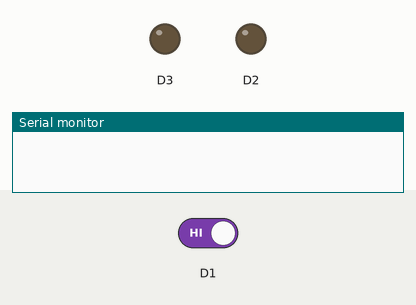
Simulated run of this sketch. Board: ESP8266 (NodeMCU). Parts: output pins drawn as LEDs (lit = HIGH), the last lines printed to the serial monitor. The test bench sets the inputs (shaded band); at power-on: D1 HIGH. WiFi joins after 1.5 s; servers stay silent unless stated.

Above: at 3.0 s.
3.1 s: D1 driven LOW
At 7.7 s:
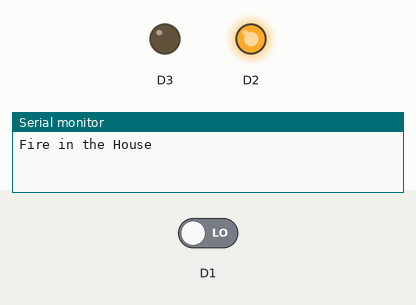
Timing chart, 0 to 9.2 s (numbered marks = the images above; inputs shaded):
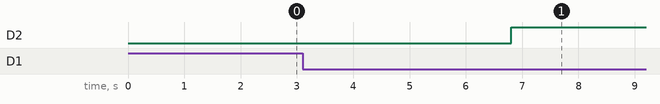

The sketch:

fire_alarm.ino
```cpp
// konfigurasi template_id, template_name, dan auth_token yang didapatkan dari blynk
#define BLYNK_TEMPLATE_ID "TMPL6ctN0NurV"
#define BLYNK_TEMPLATE_NAME "Fire Alert Notification"
#define BLYNK_AUTH_TOKEN "lmfSYKCiLYs3FluEN1h1J9-BLSVpsPgT"

// konfigurasi serial print untuk menampilkan teks di layar dan modul wifi pada esp8266 untuk melakukan koneksi internet
#define BLYNK_PRINT Serial
#include <ESP8266WiFi.h>
#include <BlynkSimpleEsp8266.h>

// Konfigurasi token autentikasi Blynk, wifi ssid, dan password wifi
char auth[] = BLYNK_AUTH_TOKEN;
char ssid[] = "Xiaomay";  // type your wifi name
char pass[] = "12345678";  // type your wifi password

// Instansiasi Blynk Timer
BlynkTimer timer;
int flag=0;

// BLYNK_WRITE(V1) // this command is listening when something is written to V1
// {
//   int pinValue = param.asInt(); // assigning incoming value from pin V1 to a variable

//   if (pinValue == 1){
//     flag = 1;
//   } else if (pinValue == 0) {
//     flag = 0;
//   }

//   Serial.print("Fan switch value is: "); // printing value to serial monitor
//   Serial.println(pinValue);
// }

void sendSensor(){
  // Mengambil data dari sensor api pada pin D1
  int ReadSensor = digitalRead(D1);
  // Nilai default dari sensor adalah 1, apabila sensor mendeteksi api maka nilai tersebut akan berubah menjadi 0
  if (ReadSensor==0 && flag==0) {
    // Mengirimkan log dengan nama fire_alert ke blynk cloud dengan nilai “Fire Detected”
    Serial.println("Fire in the House");
    Blynk.logEvent("fire_alert","Fire Detected");
    // Menghidupkan kipas angin
    digitalWrite(D2, HIGH);
    digitalWrite(D3, LOW);
    flag=1;
  }
  else if (ReadSensor==1)
  {
    flag=0;
  }
}

void setup(){
  // Melakukan konfigurasi pin pada NodeMCU ESP8266
  pinMode(D1, INPUT);
  pinMode(D2, OUTPUT);
  pinMode(D3, OUTPUT);
  Serial.begin(115200);
  // Konfigurasi koneksi ke layanan cloud Blynk menggunakan token autentikasi, wifi ssid, dan wifi password
  Blynk.begin(auth, ssid, pass);
  // Konfigurasi Interval fungsi sendSensor untuk berjalan setiap 5 detik
  timer.setInterval(5000L, sendSensor);
}

void loop(){
  // Menjalankan layanan Blynk
  Blynk.run();
  // Menjalankan timer Blynk
  timer.run();
}
```

Measured:
- after the input at 3.1 s, D2: LOW → HIGH after 3.7 s
